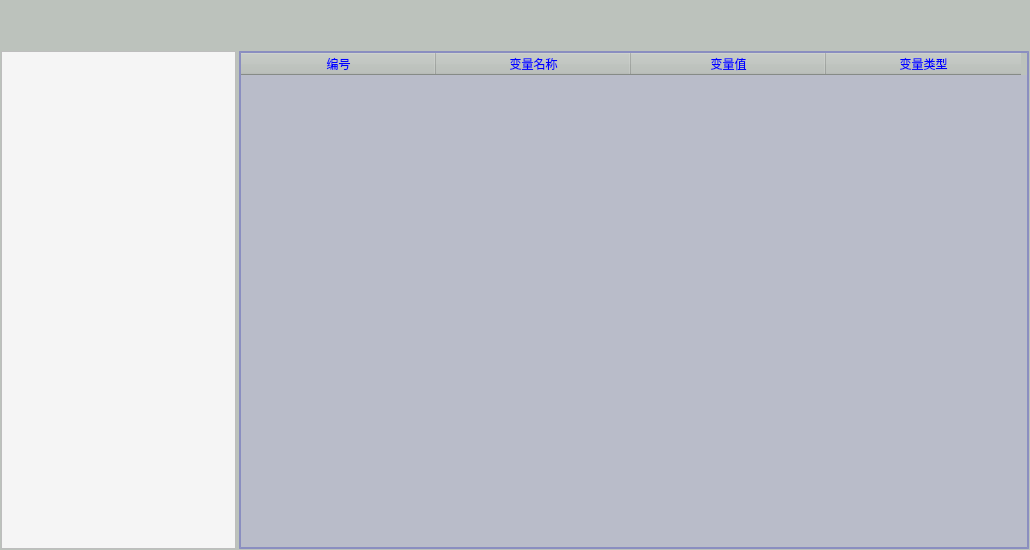
<?xml version="1.0" encoding="UTF-8"?>
<ui version="4.0">
 <class>frmLinkClass</class>
 <widget class="QWidget" name="frmLinkClass">
  <property name="geometry">
   <rect>
    <x>0</x>
    <y>0</y>
    <width>1030</width>
    <height>550</height>
   </rect>
  </property>
  <property name="sizePolicy">
   <sizepolicy hsizetype="Expanding" vsizetype="Expanding">
    <horstretch>0</horstretch>
    <verstretch>0</verstretch>
   </sizepolicy>
  </property>
  <property name="minimumSize">
   <size>
    <width>1030</width>
    <height>550</height>
   </size>
  </property>
  <property name="maximumSize">
   <size>
    <width>1030</width>
    <height>550</height>
   </size>
  </property>
  <property name="font">
   <font>
    <family>Arial</family>
    <pointsize>10</pointsize>
    <weight>50</weight>
    <italic>false</italic>
    <bold>false</bold>
   </font>
  </property>
  <property name="contextMenuPolicy">
   <enum>Qt::NoContextMenu</enum>
  </property>
  <property name="windowTitle">
   <string>QMacVisual</string>
  </property>
  <property name="windowIcon">
   <iconset>
    <normaloff>:/QMacVisual/Icon/other_478.ico</normaloff>:/QMacVisual/Icon/other_478.ico</iconset>
  </property>
  <property name="styleSheet">
   <string notr="true">background-color: #bcc2bc;</string>
  </property>
  <layout class="QHBoxLayout" name="horizontalLayout_2" stretch="0,0">
   <property name="spacing">
    <number>3</number>
   </property>
   <property name="leftMargin">
    <number>1</number>
   </property>
   <property name="topMargin">
    <number>1</number>
   </property>
   <property name="rightMargin">
    <number>1</number>
   </property>
   <property name="bottomMargin">
    <number>1</number>
   </property>
   <item>
    <layout class="QGridLayout" name="gridLayout_2">
     <property name="spacing">
      <number>0</number>
     </property>
     <item row="1" column="0">
      <widget class="QFrame" name="frame">
       <property name="sizePolicy">
        <sizepolicy hsizetype="Fixed" vsizetype="Preferred">
         <horstretch>0</horstretch>
         <verstretch>0</verstretch>
        </sizepolicy>
       </property>
       <property name="minimumSize">
        <size>
         <width>235</width>
         <height>0</height>
        </size>
       </property>
       <property name="maximumSize">
        <size>
         <width>235</width>
         <height>16777215</height>
        </size>
       </property>
       <property name="styleSheet">
        <string notr="true">#frame{border:0px solid rgba(30,30,200,80)}</string>
       </property>
       <property name="frameShape">
        <enum>QFrame::StyledPanel</enum>
       </property>
       <property name="frameShadow">
        <enum>QFrame::Raised</enum>
       </property>
       <layout class="QHBoxLayout" name="horizontalLayout">
        <property name="spacing">
         <number>0</number>
        </property>
        <property name="leftMargin">
         <number>0</number>
        </property>
        <property name="topMargin">
         <number>0</number>
        </property>
        <property name="rightMargin">
         <number>0</number>
        </property>
        <property name="bottomMargin">
         <number>0</number>
        </property>
        <item>
         <layout class="QGridLayout" name="gridLayout">
          <property name="spacing">
           <number>0</number>
          </property>
          <item row="0" column="0" rowspan="2" colspan="2">
           <widget class="QListView" name="listProcess">
            <property name="sizePolicy">
             <sizepolicy hsizetype="Expanding" vsizetype="Expanding">
              <horstretch>0</horstretch>
              <verstretch>0</verstretch>
             </sizepolicy>
            </property>
            <property name="minimumSize">
             <size>
              <width>0</width>
              <height>0</height>
             </size>
            </property>
            <property name="maximumSize">
             <size>
              <width>16777215</width>
              <height>16777215</height>
             </size>
            </property>
            <property name="font">
             <font>
              <family>微软雅黑</family>
              <pointsize>9</pointsize>
             </font>
            </property>
            <property name="styleSheet">
             <string notr="true">QWidget{color: rgba(45, 45, 35, 230);background-color: rgb(245, 245, 245);}
QScrollBar:vertical{ 
		background:#FFFFF2;
		padding-top:20px;
		padding-bottom:20px;
		padding-left:2px;
		padding-right:2px;
		border-left:1px solid #d7d7d7;}
QScrollBar::handle:vertical{
		background:#dbdbdb;
		border-radius:6px;
		min-height:20px;}
QScrollBar::handle:vertical:hover{
		background:#d0d0d0;}
QScrollBar::add-line:vertical{
		background:url(:/res/ico/down.png) center no-repeat;}
QScrollBar::sub-line:vertical{
		background:url(:/res/ico/up.png) center no-repeat;}
QScrollBar:horizontal{ 
		background:#FFFFF2;
		padding-top:20px;
		padding-bottom:20px;
		padding-left:2px;
		padding-right:2px;
		border-left:1px solid #d7d7d7;}
QScrollBar::handle:horizontal{
		background:#dbdbdb;
		border-radius:6px;
		min-height:20px;}
QScrollBar::handle:horizontal:hover{
		background:#d0d0d0;}
QScrollBar::add-line:horizontal{
		background:url(:/res/ico/right.png) center no-repeat;}
QScrollBar::sub-line:horizontal{
		background:url(:/res/ico/left.png) center no-repeat;}</string>
            </property>
           </widget>
          </item>
         </layout>
        </item>
       </layout>
      </widget>
     </item>
     <item row="0" column="0">
      <spacer name="verticalSpacer_4">
       <property name="orientation">
        <enum>Qt::Vertical</enum>
       </property>
       <property name="sizeType">
        <enum>QSizePolicy::Fixed</enum>
       </property>
       <property name="sizeHint" stdset="0">
        <size>
         <width>20</width>
         <height>50</height>
        </size>
       </property>
      </spacer>
     </item>
    </layout>
   </item>
   <item>
    <layout class="QGridLayout" name="gridLayout_3">
     <property name="spacing">
      <number>0</number>
     </property>
     <item row="1" column="0">
      <widget class="QFrame" name="frame_2">
       <property name="styleSheet">
        <string notr="true">#frame_2{border:2px solid rgba(30,30,200,80)}</string>
       </property>
       <property name="frameShape">
        <enum>QFrame::StyledPanel</enum>
       </property>
       <property name="frameShadow">
        <enum>QFrame::Raised</enum>
       </property>
       <layout class="QVBoxLayout" name="verticalLayout">
        <property name="spacing">
         <number>0</number>
        </property>
        <property name="leftMargin">
         <number>0</number>
        </property>
        <property name="topMargin">
         <number>0</number>
        </property>
        <property name="rightMargin">
         <number>0</number>
        </property>
        <property name="bottomMargin">
         <number>0</number>
        </property>
        <item>
         <widget class="QTableWidget" name="tableWidget">
          <property name="font">
           <font>
            <family>微软雅黑</family>
           </font>
          </property>
          <property name="styleSheet">
           <string notr="true">QTableWidget          
{
    background-color: rgba(180, 180, 215,120);   
    border:none;
    gridline-color: rgba(220, 220, 255,255);
    color: rgba(20, 20, 20,200);
}
QTableWidget::item::selected
{   
    background-color: rgba(180, 180, 215,255); 
}
QHeaderView::section
{
    color: blue;
}
QScrollBar:vertical{ 
		background:#FFFFF2;
		padding-top:20px;
		padding-bottom:20px;
		padding-left:2px;
		padding-right:2px;
		border-left:1px solid #d7d7d7;}
QScrollBar::handle:vertical{
		background:#dbdbdb;
		border-radius:6px;
		min-height:20px;}
QScrollBar::handle:vertical:hover{
		background:#d0d0d0;}
QScrollBar::add-line:vertical{
		background:url(:/res/ico/down.png) center no-repeat;}
QScrollBar::sub-line:vertical{
		background:url(:/res/ico/up.png) center no-repeat;}
QScrollBar:horizontal{ 
		background:#FFFFF2;
		padding-top:20px;
		padding-bottom:20px;
		padding-left:2px;
		padding-right:2px;
		border-left:1px solid #d7d7d7;}
QScrollBar::handle:horizontal{
		background:#dbdbdb;
		border-radius:6px;
		min-height:20px;}
QScrollBar::handle:horizontal:hover{
		background:#d0d0d0;}
QScrollBar::add-line:horizontal{
		background:url(:/res/ico/right.png) center no-repeat;}
QScrollBar::sub-line:horizontal{
		background:url(:/res/ico/left.png) center no-repeat;}</string>
          </property>
          <property name="horizontalScrollBarPolicy">
           <enum>Qt::ScrollBarAsNeeded</enum>
          </property>
          <property name="autoScroll">
           <bool>true</bool>
          </property>
          <property name="gridStyle">
           <enum>Qt::DashLine</enum>
          </property>
          <attribute name="horizontalHeaderDefaultSectionSize">
           <number>195</number>
          </attribute>
          <column>
           <property name="text">
            <string>编号</string>
           </property>
           <property name="font">
            <font>
             <family>微软雅黑</family>
             <pointsize>9</pointsize>
            </font>
           </property>
          </column>
          <column>
           <property name="text">
            <string>变量名称</string>
           </property>
           <property name="font">
            <font>
             <family>微软雅黑</family>
             <pointsize>9</pointsize>
            </font>
           </property>
          </column>
          <column>
           <property name="text">
            <string>变量值</string>
           </property>
           <property name="font">
            <font>
             <family>微软雅黑</family>
             <pointsize>9</pointsize>
            </font>
           </property>
          </column>
          <column>
           <property name="text">
            <string>变量类型</string>
           </property>
           <property name="font">
            <font>
             <family>微软雅黑</family>
             <pointsize>9</pointsize>
            </font>
           </property>
          </column>
         </widget>
        </item>
       </layout>
      </widget>
     </item>
     <item row="0" column="0">
      <spacer name="verticalSpacer_5">
       <property name="orientation">
        <enum>Qt::Vertical</enum>
       </property>
       <property name="sizeType">
        <enum>QSizePolicy::Fixed</enum>
       </property>
       <property name="sizeHint" stdset="0">
        <size>
         <width>20</width>
         <height>50</height>
        </size>
       </property>
      </spacer>
     </item>
    </layout>
   </item>
  </layout>
 </widget>
 <layoutdefault spacing="6" margin="11"/>
 <resources>
  <include location="res.qrc"/>
 </resources>
 <connections/>
</ui>
